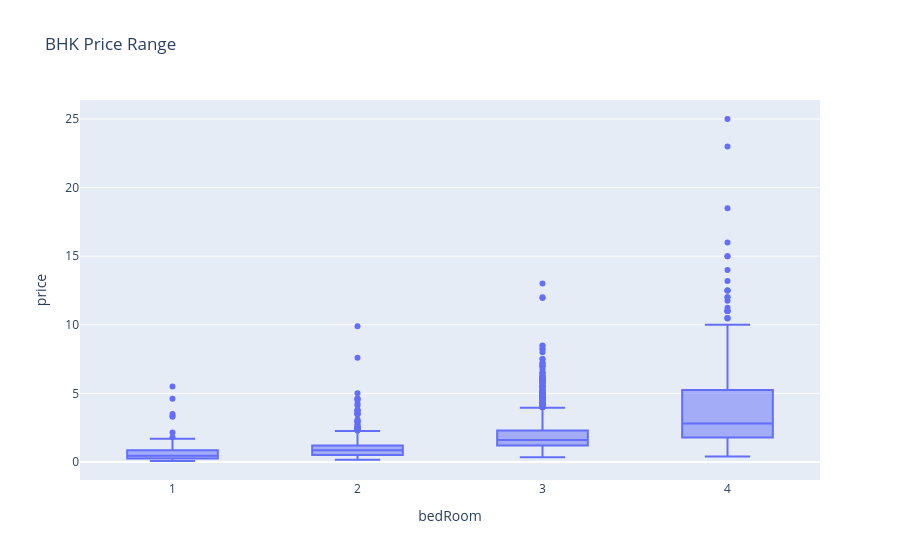

Write notebook code for a chart like this one.
### Code cell
temp_df = df[df['bedRoom'] <= 4]
# Create side-by-side boxplots of the total bill amounts by day
fig = px.box(temp_df, x='bedRoom', y='price', title='BHK Price Range')

# Show the plot
fig.show()

### Figure 1 — Plotly figure (JSON) as saved in the notebook; plotly's stock layout.template omitted (floating-point values rounded to 4 significant figures; data arrays with more than 128 entries replaced by an {"elided": "..."} marker saying what was removed)
{"data": [{"alignmentgroup": "True", "hovertemplate": "bedRoom=%{x}<br>price=%{y}<extra></extra>", "legendgroup": "", "marker": {"color": "#636efa"}, "name": "", "notched": false, "offsetgroup": "", "orientation": "v", "showlegend": false, "type": "box", "x": {"elided": "3318 int values"}, "x0": " ", "xaxis": "x", "y": {"elided": "3318 float values"}, "y0": " ", "yaxis": "y"}], "layout": {"boxmode": "group", "legend": {"tracegroupgap": 0}, "title": {"text": "BHK Price Range"}, "xaxis": {"anchor": "y", "domain": [0, 1], "title": {"text": "bedRoom"}}, "yaxis": {"anchor": "x", "domain": [0, 1], "title": {"text": "price"}}}}
